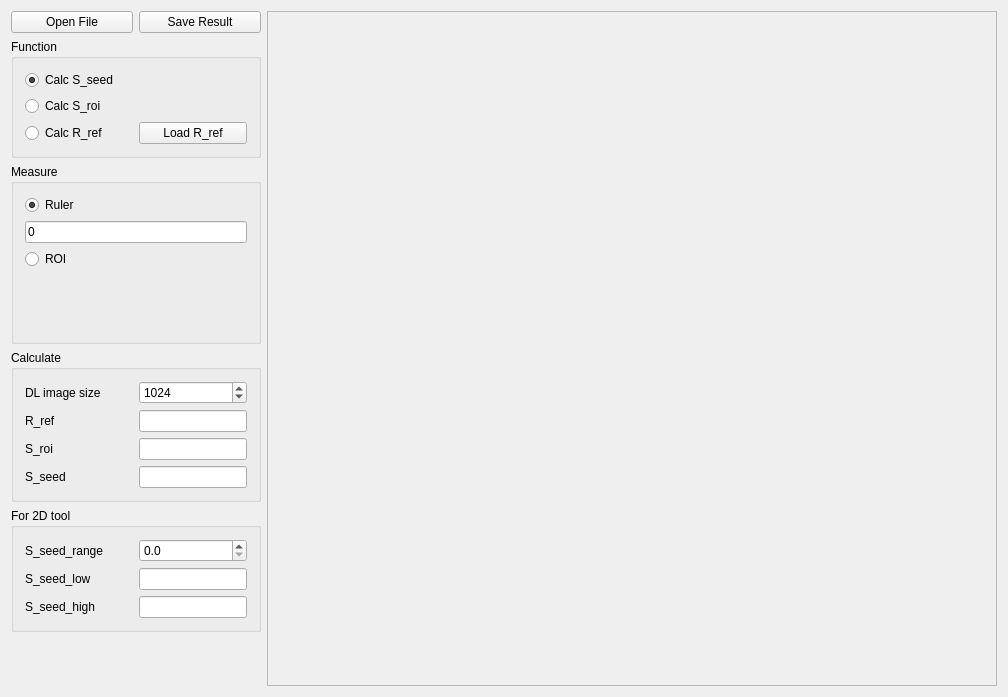
<?xml version="1.0" encoding="UTF-8"?>
<ui version="4.0">
 <class>MainWindow</class>
 <widget class="QMainWindow" name="MainWindow">
  <property name="geometry">
   <rect>
    <x>0</x>
    <y>0</y>
    <width>1008</width>
    <height>697</height>
   </rect>
  </property>
  <property name="windowTitle">
   <string>MainWindow</string>
  </property>
  <widget class="QWidget" name="centralWidget">
   <layout class="QVBoxLayout" name="verticalLayout_2">
    <item>
     <layout class="QHBoxLayout" name="horizontalLayout">
      <item>
       <layout class="QVBoxLayout" name="verticalLayout_4">
        <item>
         <layout class="QHBoxLayout" name="horizontalLayout_3">
          <item>
           <widget class="QPushButton" name="openFile">
            <property name="text">
             <string>Open File</string>
            </property>
           </widget>
          </item>
          <item>
           <widget class="QPushButton" name="saveResult">
            <property name="text">
             <string>Save Result</string>
            </property>
           </widget>
          </item>
         </layout>
        </item>
        <item>
         <widget class="QGroupBox" name="function">
          <property name="sizePolicy">
           <sizepolicy hsizetype="Preferred" vsizetype="Maximum">
            <horstretch>0</horstretch>
            <verstretch>0</verstretch>
           </sizepolicy>
          </property>
          <property name="title">
           <string>Function</string>
          </property>
          <layout class="QGridLayout" name="gridLayout">
           <item row="0" column="0">
            <widget class="QRadioButton" name="calcSeedScale">
             <property name="text">
              <string>Calc S_seed</string>
             </property>
             <property name="checked">
              <bool>true</bool>
             </property>
            </widget>
           </item>
           <item row="1" column="0">
            <widget class="QRadioButton" name="calcRoiScale">
             <property name="text">
              <string>Calc S_roi</string>
             </property>
            </widget>
           </item>
           <item row="2" column="0">
            <widget class="QRadioButton" name="calcRref">
             <property name="text">
              <string>Calc R_ref</string>
             </property>
            </widget>
           </item>
           <item row="2" column="1">
            <widget class="QPushButton" name="loadRref">
             <property name="text">
              <string>Load R_ref</string>
             </property>
            </widget>
           </item>
          </layout>
         </widget>
        </item>
        <item>
         <widget class="QGroupBox" name="measure">
          <property name="sizePolicy">
           <sizepolicy hsizetype="Fixed" vsizetype="Fixed">
            <horstretch>0</horstretch>
            <verstretch>0</verstretch>
           </sizepolicy>
          </property>
          <property name="minimumSize">
           <size>
            <width>250</width>
            <height>180</height>
           </size>
          </property>
          <property name="baseSize">
           <size>
            <width>0</width>
            <height>0</height>
           </size>
          </property>
          <property name="title">
           <string>Measure</string>
          </property>
          <property name="alignment">
           <set>Qt::AlignLeading|Qt::AlignLeft|Qt::AlignTop</set>
          </property>
          <layout class="QGridLayout" name="gridLayout_2">
           <item row="0" column="0">
            <widget class="QRadioButton" name="selectRuler">
             <property name="text">
              <string>Ruler</string>
             </property>
             <property name="checked">
              <bool>true</bool>
             </property>
            </widget>
           </item>
           <item row="2" column="0">
            <widget class="QRadioButton" name="selectRoi">
             <property name="text">
              <string>ROI</string>
             </property>
            </widget>
           </item>
           <item row="1" column="0">
            <widget class="QLineEdit" name="ruler">
             <property name="sizePolicy">
              <sizepolicy hsizetype="Preferred" vsizetype="Fixed">
               <horstretch>0</horstretch>
               <verstretch>0</verstretch>
              </sizepolicy>
             </property>
             <property name="text">
              <string>0</string>
             </property>
             <property name="readOnly">
              <bool>true</bool>
             </property>
            </widget>
           </item>
           <item row="4" column="0">
            <widget class="ROIWidget" name="roi" native="true">
             <property name="sizePolicy">
              <sizepolicy hsizetype="Preferred" vsizetype="Maximum">
               <horstretch>0</horstretch>
               <verstretch>0</verstretch>
              </sizepolicy>
             </property>
            </widget>
           </item>
           <item row="5" column="0">
            <spacer name="verticalSpacer_2">
             <property name="orientation">
              <enum>Qt::Vertical</enum>
             </property>
             <property name="sizeType">
              <enum>QSizePolicy::Expanding</enum>
             </property>
             <property name="sizeHint" stdset="0">
              <size>
               <width>20</width>
               <height>0</height>
              </size>
             </property>
            </spacer>
           </item>
          </layout>
         </widget>
        </item>
        <item>
         <widget class="QGroupBox" name="calculate">
          <property name="title">
           <string>Calculate</string>
          </property>
          <layout class="QGridLayout" name="gridLayout_5">
           <item row="1" column="1">
            <widget class="QLineEdit" name="Rref">
             <property name="sizePolicy">
              <sizepolicy hsizetype="Preferred" vsizetype="Fixed">
               <horstretch>0</horstretch>
               <verstretch>0</verstretch>
              </sizepolicy>
             </property>
             <property name="readOnly">
              <bool>true</bool>
             </property>
            </widget>
           </item>
           <item row="1" column="0">
            <widget class="QLabel" name="labelRref">
             <property name="text">
              <string>R_ref</string>
             </property>
            </widget>
           </item>
           <item row="4" column="0">
            <widget class="QLabel" name="labelSeedScale">
             <property name="text">
              <string>S_seed</string>
             </property>
            </widget>
           </item>
           <item row="3" column="1">
            <widget class="QLineEdit" name="roiScale">
             <property name="sizePolicy">
              <sizepolicy hsizetype="Preferred" vsizetype="Fixed">
               <horstretch>0</horstretch>
               <verstretch>0</verstretch>
              </sizepolicy>
             </property>
             <property name="readOnly">
              <bool>true</bool>
             </property>
            </widget>
           </item>
           <item row="4" column="1">
            <widget class="QLineEdit" name="seedScale">
             <property name="sizePolicy">
              <sizepolicy hsizetype="Preferred" vsizetype="Fixed">
               <horstretch>0</horstretch>
               <verstretch>0</verstretch>
              </sizepolicy>
             </property>
             <property name="readOnly">
              <bool>true</bool>
             </property>
            </widget>
           </item>
           <item row="3" column="0">
            <widget class="QLabel" name="labelRoiScale">
             <property name="text">
              <string>S_roi</string>
             </property>
            </widget>
           </item>
           <item row="0" column="0">
            <widget class="QLabel" name="labelImageSize">
             <property name="text">
              <string>DL image size</string>
             </property>
            </widget>
           </item>
           <item row="0" column="1">
            <widget class="QSpinBox" name="imageSize">
             <property name="maximum">
              <number>9999</number>
             </property>
             <property name="singleStep">
              <number>1</number>
             </property>
             <property name="value">
              <number>1024</number>
             </property>
            </widget>
           </item>
          </layout>
         </widget>
        </item>
        <item>
         <widget class="QGroupBox" name="for2dTool">
          <property name="title">
           <string>For 2D tool</string>
          </property>
          <layout class="QGridLayout" name="gridLayout_4">
           <item row="1" column="0">
            <widget class="QLabel" name="label_2">
             <property name="text">
              <string>S_seed_low</string>
             </property>
            </widget>
           </item>
           <item row="0" column="1">
            <widget class="QDoubleSpinBox" name="seedScaleRange">
             <property name="sizePolicy">
              <sizepolicy hsizetype="Preferred" vsizetype="Fixed">
               <horstretch>0</horstretch>
               <verstretch>0</verstretch>
              </sizepolicy>
             </property>
             <property name="decimals">
              <number>1</number>
             </property>
             <property name="maximum">
              <double>10.000000000000000</double>
             </property>
             <property name="singleStep">
              <double>0.100000000000000</double>
             </property>
            </widget>
           </item>
           <item row="0" column="0">
            <widget class="QLabel" name="label">
             <property name="text">
              <string>S_seed_range</string>
             </property>
            </widget>
           </item>
           <item row="2" column="0">
            <widget class="QLabel" name="label_3">
             <property name="text">
              <string>S_seed_high</string>
             </property>
            </widget>
           </item>
           <item row="1" column="1">
            <widget class="QLineEdit" name="seedScaleLow">
             <property name="sizePolicy">
              <sizepolicy hsizetype="Preferred" vsizetype="Fixed">
               <horstretch>0</horstretch>
               <verstretch>0</verstretch>
              </sizepolicy>
             </property>
             <property name="readOnly">
              <bool>true</bool>
             </property>
            </widget>
           </item>
           <item row="2" column="1">
            <widget class="QLineEdit" name="seedScaleHigh">
             <property name="sizePolicy">
              <sizepolicy hsizetype="Preferred" vsizetype="Fixed">
               <horstretch>0</horstretch>
               <verstretch>0</verstretch>
              </sizepolicy>
             </property>
             <property name="readOnly">
              <bool>true</bool>
             </property>
            </widget>
           </item>
          </layout>
         </widget>
        </item>
        <item>
         <spacer name="verticalSpacer">
          <property name="orientation">
           <enum>Qt::Vertical</enum>
          </property>
          <property name="sizeHint" stdset="0">
           <size>
            <width>20</width>
            <height>40</height>
           </size>
          </property>
         </spacer>
        </item>
       </layout>
      </item>
      <item>
       <widget class="QScrollArea" name="scrollArea">
        <property name="sizePolicy">
         <sizepolicy hsizetype="Expanding" vsizetype="Expanding">
          <horstretch>0</horstretch>
          <verstretch>0</verstretch>
         </sizepolicy>
        </property>
        <property name="widgetResizable">
         <bool>true</bool>
        </property>
        <widget class="QWidget" name="scrollBars">
         <property name="geometry">
          <rect>
           <x>0</x>
           <y>0</y>
           <width>728</width>
           <height>675</height>
          </rect>
         </property>
        </widget>
       </widget>
      </item>
     </layout>
    </item>
   </layout>
  </widget>
 </widget>
 <layoutdefault spacing="6" margin="11"/>
 <customwidgets>
  <customwidget>
   <class>ROIWidget</class>
   <extends>QWidget</extends>
   <header location="global">ui/ROIWidget.h</header>
   <container>1</container>
  </customwidget>
 </customwidgets>
 <resources/>
 <connections/>
</ui>
